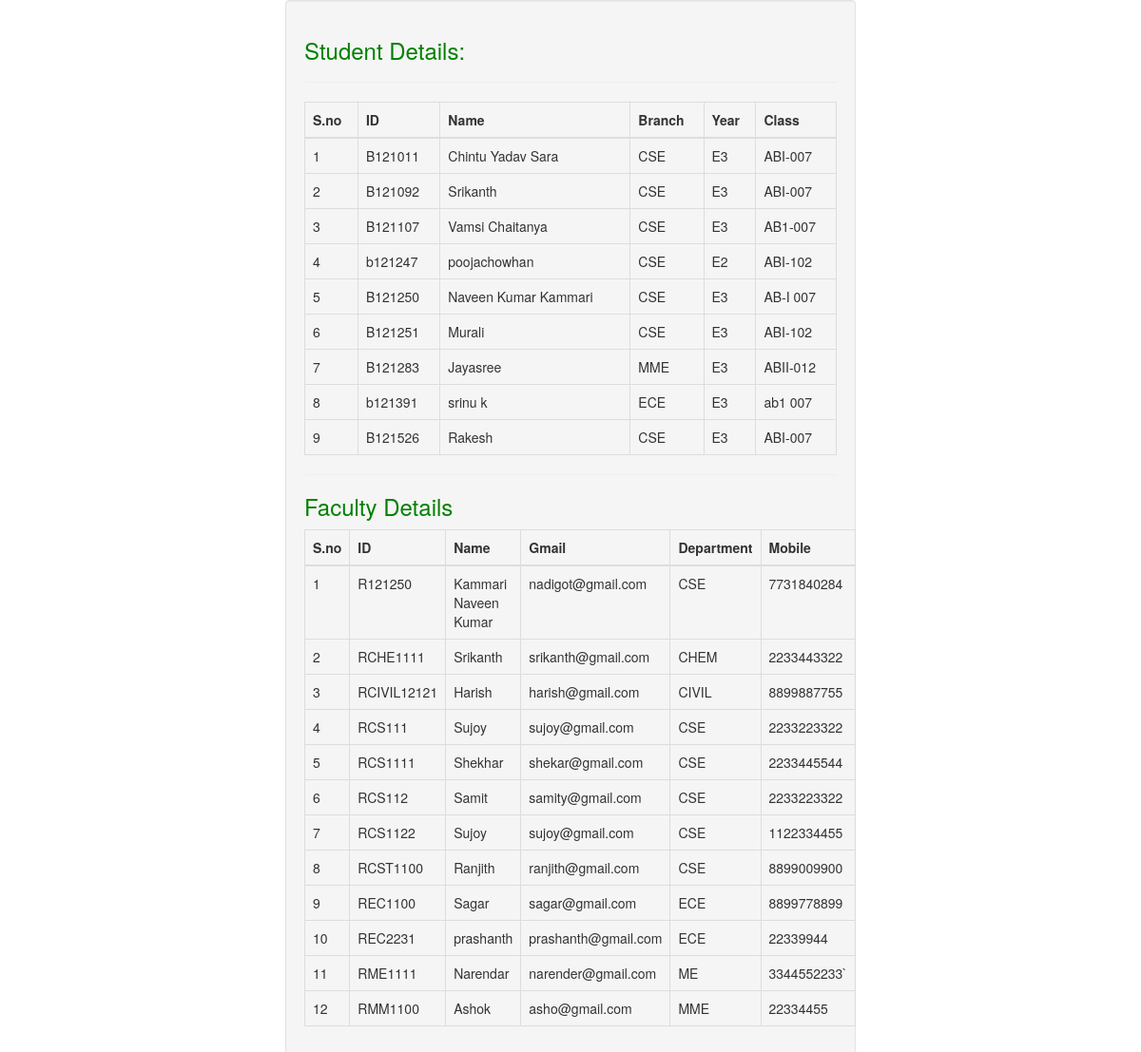
The page /I-Interact/search.php (signed in) on the database its author committed.
### tables this page shows
CREATE TABLE IF NOT EXISTS `StudentDetails` (
  `sno` int(11) NOT NULL AUTO_INCREMENT,
  `student_id` char(7) NOT NULL,
  `name` varchar(200) DEFAULT NULL,
  `year` char(10) DEFAULT NULL,
  `class` varchar(200) NOT NULL,
  `branch` varchar(10) DEFAULT NULL,
  `gmail` varchar(200) DEFAULT NULL,
  `dateOfBirth` varchar(30) DEFAULT NULL,
  `mobile` varchar(15) DEFAULT NULL,
  `password` varchar(200) DEFAULT NULL,
  `path` varchar(1000) DEFAULT NULL,
  PRIMARY KEY (`student_id`),
  UNIQUE KEY `sno` (`sno`),
  UNIQUE KEY `gmail` (`gmail`)
);

CREATE TABLE IF NOT EXISTS `FacultyDetails` (
  `sno` int(11) NOT NULL AUTO_INCREMENT,
  `faculty_id` varchar(100) NOT NULL,
  `name` varchar(200) DEFAULT NULL,
  `gmail` varchar(200) DEFAULT NULL,
  `password` varchar(100) DEFAULT NULL,
  `department` varchar(50) DEFAULT NULL,
  `mobile` varchar(15) DEFAULT NULL,
  `dob` varchar(20) DEFAULT NULL,
  `path` varchar(1000) DEFAULT NULL,
  PRIMARY KEY (`faculty_id`),
  UNIQUE KEY `sno` (`sno`)
);

### I-Interact/search.php (the view, shortened to what this page needs)
<?php
if(isset($_SESSION['student_id'])){
?>
<!DOCTYPE html>
<html>
<head lang="en">
    <link rel="stylesheet" href="https://maxcdn.bootstrapcdn.com/bootstrap/3.3.7/css/bootstrap.min.css">
  <link rel="stylesheet" type="text/css" href="lib/css/requiredCSS.css">
  </head>
  <body class="">
   <div class=' col-md-offset-3 col-md-6 well'>
   <h3>Student Details:</h3><hr>
<?php
$id=$_GET['id'];
include('mysql.php');
$query="SELECT * FROM StudentDetails WHERE  name like '%$id%' OR  student_id like '%$id%'";
$result=mysqli_query($link,$query);
$count=mysqli_num_rows($result);
 if($count==0){
    echo "<div class='col-md-offset-4'>
                <b>No, records found</b>
            </div>";
           }
    else{
          echo "<div class='col-md-offset-0'>
            <table class='table table-bordered' >
            <thead>
                <tr>
                    <th>S.no</th>
                    <th>ID</th>
                    <th>Name</th>
                    <th>Branch</th>
                    <th>Year</th>
                    <th>Class</th>
                </tr>
            </thead>
            <tbody>
            ";
            $i=1;
          while($row=mysqli_fetch_array($result)){
            echo "
                <tr>
                  <td>$i</td>
                  <td>$row[1]</td>
                  <td>$row[2]</td>
                   <td>$row[5]</td>
                  <td>$row[3]</td>
                  <td>$row[4]</td>
                </tr>
            ";$i++;
          }
          echo "</table>";
    }
?>
<hr>
<h3>Faculty Details</h3>
<?php
$query="SELECT * FROM FacultyDetails WHERE  name like '%$id%' OR  faculty_id like '%$id%'";
$result=mysqli_query($link,$query);
$count=mysqli_num_rows($result);
 if($count==0){
    echo "<div class='col-md-offset-4'>
                <b>No, records found</b>
            </div>";
           }
    else{
          echo "<div class='col-md-offset-0'>
            <table class='table table-bordered' >
            <thead>
                <tr>
                    <th>S.no</th>
                    <th>ID</th>
                    <th>Name</th>
                    <th>Gmail</th>
                    <th>Department</th>
                    <th>Mobile</th>
                </tr>
            </thead>
            <tbody>
            ";
            $i=1;
          while($row=mysqli_fetch_array($result)){
            echo "
                <tr>
                  <td>$i</td>
                  <td>$row[1]</td>
                  <td>$row[2]</td>
                  <td>$row[3]</td>
                  <td>$row[5]</td>
                  <td>$row[6]</td>
                </tr>
            ";$i++;
          }
          echo "</table>";
    }
?>
<?php
}
else{
  header("Location:index.php");
}
?>

### rows shown on the page
studentdetails: student_id "B121011", name "Chintu Yadav Sara", branch "CSE", year "E3", class "ABI-007"
studentdetails: student_id "B121092", name "Srikanth", branch "CSE", year "E3", class "ABI-007"
studentdetails: student_id "B121107", name "Vamsi Chaitanya", branch "CSE", year "E3", class "AB1-007"
studentdetails: student_id "b121247", name "poojachowhan", branch "CSE", year "E2", class "ABI-102"
studentdetails: student_id "B121250", name "Naveen Kumar Kammari", branch "CSE", year "E3", class "AB-I 007"
studentdetails: student_id "B121251", name "Murali", branch "CSE", year "E3", class "ABI-102"
studentdetails: student_id "B121283", name "Jayasree", branch "MME", year "E3", class "ABII-012"
studentdetails: student_id "b121391", name "srinu k", branch "ECE", year "E3", class "ab1 007"
studentdetails: student_id "B121526", name "Rakesh", branch "CSE", year "E3", class "ABI-007"
facultydetails: faculty_id "R121250", name "Kammari Naveen Kumar", gmail "nadigot@gmail.com", department "CSE", mobile "7731840284"
facultydetails: faculty_id "RCHE1111", name "Srikanth", gmail "srikanth@gmail.com", department "CHEM", mobile "2233443322"
facultydetails: faculty_id "RCIVIL12121", name "Harish", gmail "harish@gmail.com", department "CIVIL", mobile "8899887755"
facultydetails: faculty_id "RCS111", name "Sujoy", gmail "sujoy@gmail.com", department "CSE", mobile "2233223322"
facultydetails: faculty_id "RCS1111", name "Shekhar", gmail "shekar@gmail.com", department "CSE", mobile "2233445544"
facultydetails: faculty_id "RCS112", name "Samit", gmail "samity@gmail.com", department "CSE", mobile "2233223322"
facultydetails: faculty_id "RCS1122", name "Sujoy", gmail "sujoy@gmail.com", department "CSE", mobile "1122334455"
facultydetails: faculty_id "RCST1100", name "Ranjith", gmail "ranjith@gmail.com", department "CSE", mobile "8899009900"
facultydetails: faculty_id "REC1100", name "Sagar", gmail "sagar@gmail.com", department "ECE", mobile "8899778899"
facultydetails: faculty_id "REC2231", name "prashanth", gmail "prashanth@gmail.com", department "ECE", mobile "22339944"
facultydetails: faculty_id "RME1111", name "Narendar", gmail "narender@gmail.com", department "ME", mobile "3344552233`"
facultydetails: faculty_id "RMM1100", name "Ashok", gmail "asho@gmail.com", department "MME", mobile "22334455"
